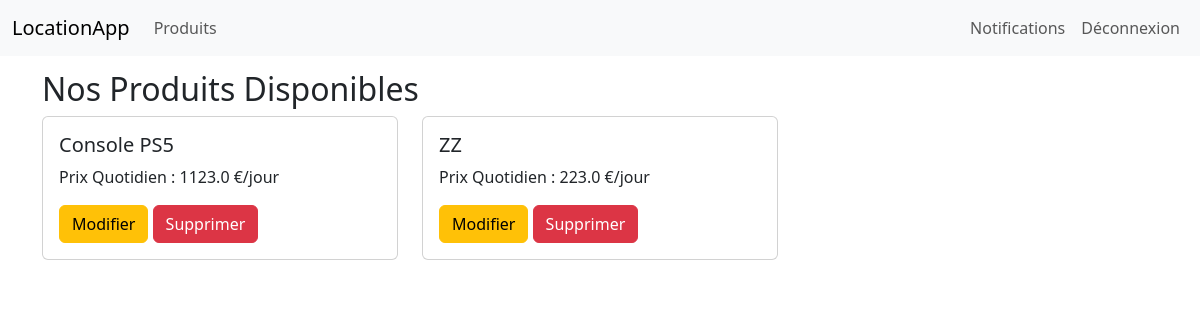
Screenshot of / (signed in) with the database file from the repository.
### location_app/models.py (models this page shows, shortened)
class Product(db.Model):
    __tablename__ = 'products'
    id = db.Column(db.Integer, primary_key=True)
    name = db.Column(db.String(128), nullable=False)
    daily_price = db.Column(db.Float, default=0.0)
    avg_rating_product = db.Column(db.Float, default=0.0)  # Champ pour la moyenne des notes
    supplier_id = db.Column(db.Integer, db.ForeignKey('users.id'), nullable=False)  # Référence à l'utilisateur fournisseur
    image_url = db.Column(db.String(255), nullable=True)  # **Nouveau champ pour l'image du produit**
    rentals = db.relationship('Rental', back_populates='product', lazy=True)
    supplier = db.relationship('User', back_populates='products')  # Relation vers le fournisseur

### location_app/main/routes.py (the view)
@main_bp.route('/')
@login_required
def home():
    products = Product.query.all()
    return render_template('main/home.html', products=products)

### location_app/models.py (called while the page is built)
@login.user_loader
def load_user(user_id):
    return User.query.get(int(user_id))

### location_app/templates/main/home.html
{% extends "base.html" %}
{% block content %}
    <h2>Nos Produits Disponibles</h2>
    {% if products %}
        <div class="row">
            {% for product in products %}
                <div class="col-md-4">
                    <div class="card mb-4">
                        <div class="card-body">
                            <h5 class="card-title">{{ product.name }}</h5>
                            <p class="card-text">Prix Quotidien : {{ product.daily_price }} €/jour</p>
                            {% if current_user.role == 'client' %}
                                <form method="POST" action="{{ url_for('rentals.rent_product', product_id=product.id) }}">
                                    {{ rent_form.hidden_tag() }}
                                    <div class="mb-3">
                                        {{ rent_form.days.label(class="form-label") }}
                                        {{ rent_form.days(class="form-control") }}
                                    </div>
                                    {{ rent_form.submit(class="btn btn-primary") }}
                                </form>
                            {% elif current_user.role in ['supplier', 'admin'] %}
                                <a href="{{ url_for('products.edit_product', product_id=product.id) }}" class="btn btn-warning">Modifier</a>
                                <form method="POST" action="{{ url_for('products.delete_product', product_id=product.id) }}" style="display:inline;">
                                    <button type="submit" class="btn btn-danger" onclick="return confirm('Êtes-vous sûr de vouloir supprimer ce produit ?');">Supprimer</button>
                                </form>
                            {% endif %}
                        </div>
                    </div>
                </div>
            {% endfor %}
        </div>
    {% else %}
        <p>Aucun produit disponible pour le moment.</p>
    {% endif %}
{% endblock %}

### location_app/templates/base.html (style rules this page uses)
body { padding-top: 70px; }

### rows the page displays
Product: name "Console PS5", daily_price "1123.0"
Product: name "ZZ", daily_price "223.0"
